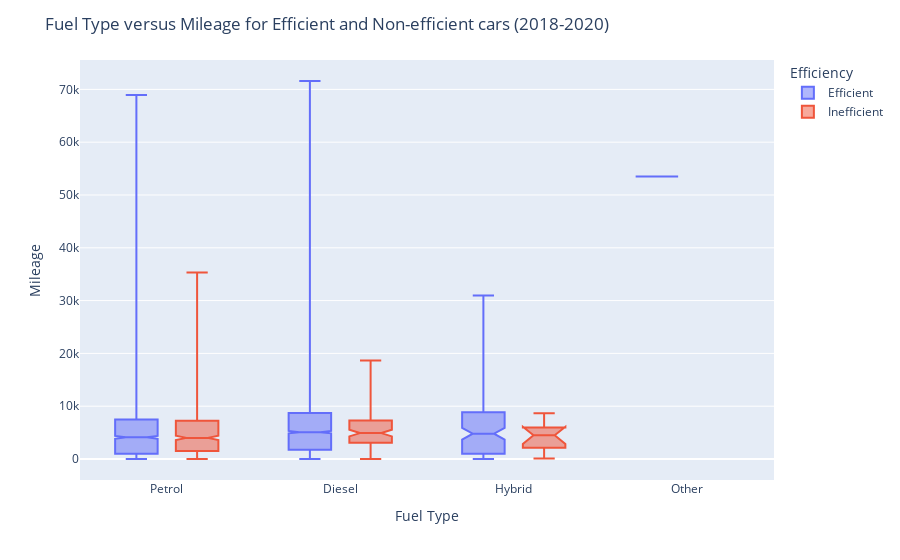

Here is the notebook cell this chart was saved with:
### Markdown cell above
Q12. For this new dataframe,using plotly, create box plots that show the mileage (Y) for the different fuel  (X), and differentiated by color for "Efficiency.' Include the title and labels as shown. (2 points)

### Code cell
fig = px.box(bmwSales2, x='fuelType', y='mileage', color='Efficiency', notched=True, points=False)
fig.update_layout(
    showlegend=True,
    title='Fuel Type versus Mileage for Efficient and Non-efficient cars (2018-2020)',
    xaxis_title='Fuel Type',
    yaxis_title='Mileage'
)
fig.show()

### Figure 1 — Plotly figure (JSON) as saved in the notebook; plotly's stock layout.template omitted (floating-point values rounded to 4 significant figures; data arrays with more than 128 entries replaced by an {"elided": "..."} marker saying what was removed)
{"data": [{"alignmentgroup": "True", "boxpoints": false, "hovertemplate": "Efficiency=Efficient<br>fuelType=%{x}<br>mileage=%{y}<extra></extra>", "legendgroup": "Efficient", "marker": {"color": "#636efa"}, "name": "Efficient", "notched": true, "offsetgroup": "Efficient", "orientation": "v", "showlegend": true, "type": "box", "x": {"elided": "3839 str values"}, "x0": " ", "xaxis": "x", "y": {"elided": "3839 int values"}, "y0": " ", "yaxis": "y"}, {"alignmentgroup": "True", "boxpoints": false, "hovertemplate": "Efficiency=Inefficient<br>fuelType=%{x}<br>mileage=%{y}<extra></extra>", "legendgroup": "Inefficient", "marker": {"color": "#EF553B"}, "name": "Inefficient", "notched": true, "offsetgroup": "Inefficient", "orientation": "v", "showlegend": true, "type": "box", "x": {"elided": "588 str values"}, "x0": " ", "xaxis": "x", "y": {"elided": "588 int values"}, "y0": " ", "yaxis": "y"}], "layout": {"autosize": true, "boxmode": "group", "legend": {"title": {"text": "Efficiency"}, "tracegroupgap": 0}, "margin": {"t": 60}, "showlegend": true, "title": {"text": "Fuel Type versus Mileage for Efficient and Non-efficient cars (2018-2020)"}, "xaxis": {"anchor": "y", "autorange": true, "domain": [0, 1], "range": [-0.5, 3.5], "title": {"text": "Fuel Type"}, "type": "category"}, "yaxis": {"anchor": "x", "autorange": true, "domain": [0, 1], "range": [-3976, 75564], "title": {"text": "Mileage"}, "type": "linear"}}}
